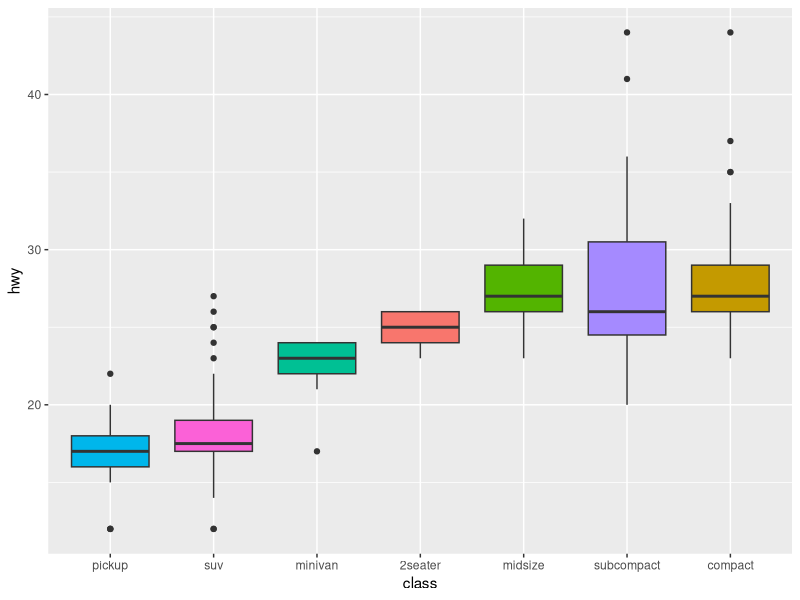

Write R code to recreate this figure.
# library
library(ggplot2)

# The mtcars dataset is proposed in R
head(mpg)

# geom_boxplot proposes several arguments to custom appearance
ggplot(mpg, aes(x = reorder(class, hwy), y = hwy, fill = class)) + 
  geom_boxplot() +
  xlab("class") +
  theme(legend.position = "none")


# source : https://www.r-graph-gallery.com/267-reorder-ggplot2-boxplot/